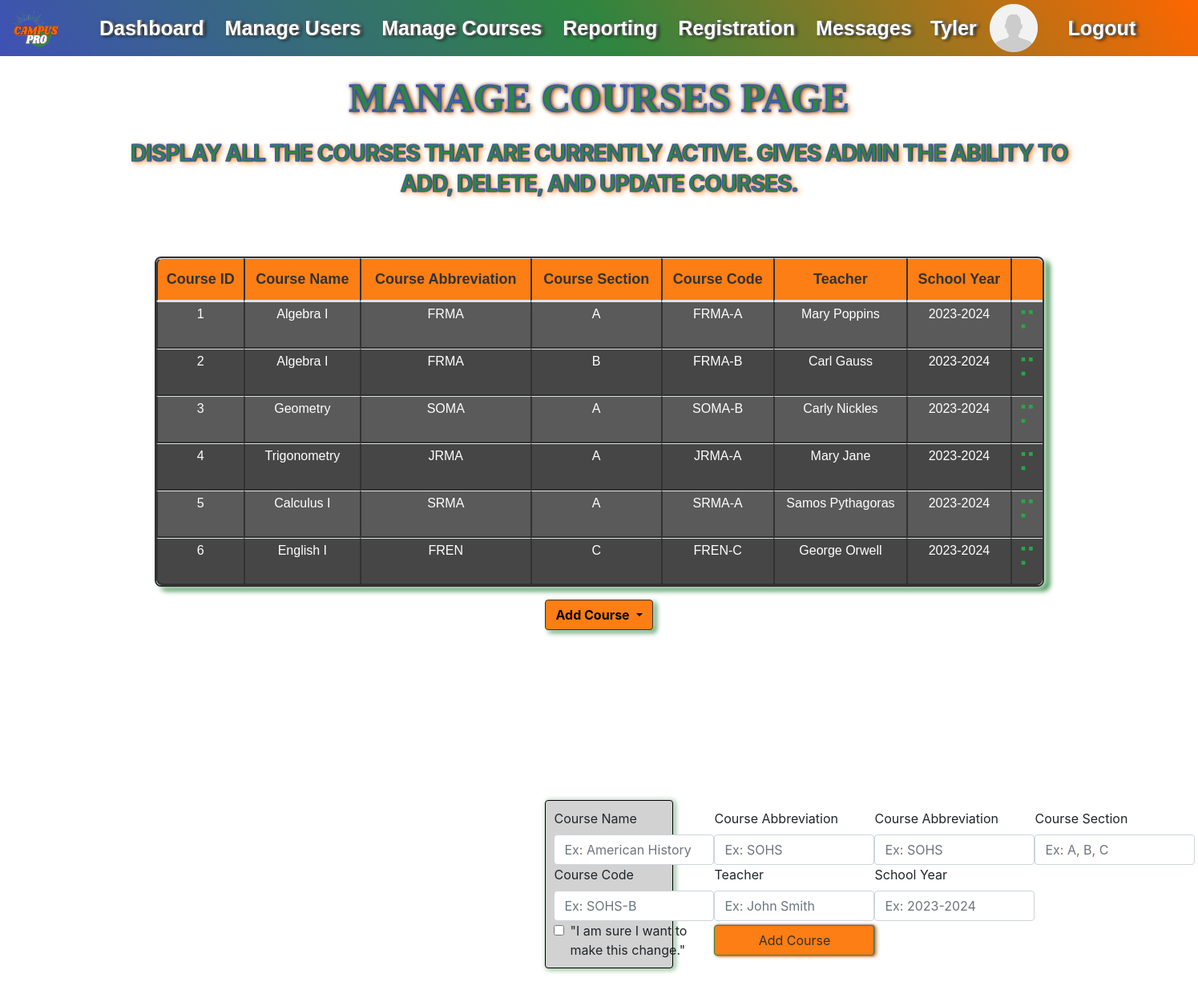
/admin/manage_courses (signed in), run on the app's committed database.
### website/models.py (models this page shows)
class User(db.Model, UserMixin):
    id = db.Column(db.Integer, primary_key=True)
    first_name = db.Column(db.String(50), nullable=False)
    last_name = db.Column(db.String(50), nullable=False)
    address = db.Column(db.String(100), nullable=False)
    city = db.Column(db.String(50), nullable=False)
    zip_code = db.Column(db.Integer, nullable=False)
    state = db.Column(db.String(50))
    email = db.Column(db.String(100), nullable=False, unique=True)
    phone_number = db.Column(db.String(15), nullable=False, unique=True)
    password = db.Column(db.String(20), nullable=False)
    permissions = db.Column(db.Integer, None)
    teacher_section = db.relationship('Course', backref='section_teacher')
    current_courses = db.relationship('Course', secondary=user_course, backref='enrolled_students')  # When a class is added, this field will store the Courses.id

class Course(db.Model):
   id = db.Column(db.Integer, primary_key=True)
   course_name = db.Column(db.String(50))
   course_abbr = db.Column(db.String(10))
   section = db.Column(db.String)                          # SUFFIX TO BE JOINED WITH COURSE_ABBR (A, B, C)
   course_code = db.Column(db.String(20), unique=True)     # Unique value in an f-string -- "course_abbr-section"
   teacher = db.Column(db.String(50))
   year = db.Column(db.String(20)) # EX. 2023-2024 SINCE SCHOOL YEAR GOES FROM AUGUST-MAY
   total_grade = db.Column(db.String(5), nullable=True)    # Will need some logic to calculate(get values for each User.Assignments.grade / number of assignmnets)
   teacher_id = db.Column('teacher_id', db.Integer, db.ForeignKey('user.id'))
   assignments = db.relationship('Assignment', backref='course') #Creates the invisible "course" column in the Assignment table

### website/views.py (the view)
@views.route('/admin/manage_courses')
@login_required
def admin_manage_courses():
    courses = Course.query.all()
    return render_template("admin_manage_courses.html", current_user=current_user, courses=courses)

### website/templates/admin_manage_courses.html (shortened to what this page needs)
{% extends "_template_base.html" %}{% block title %}Manage Users{% endblock %}
{% block content %}
<h2 class="page-title">Manage Courses Page</h2>
<p class="h4 page-subtitle">
  Display all the courses that are currently active. Gives admin the ability to add, delete, and update courses.
</p>
<div class="container mx-auto">
  <div class="d-flex justify-content-center">
    <table id="data-table" class="table table-sm">
      <thead>
        <tr>
          <th scope="col">Course ID</th>
          <th scope="col">Course Name</th>
          <th scope="col">Course Abbreviation</th>
          <th scope="col">Course Section</th>
          <th scope="col">Course Code</th>
          <th scope="col">Teacher</th>
          <th scope="col">School Year</th>
          <th scope="col"></th>
        </tr>
      </thead>
      <tbody>
          {% for course in courses %}
          <tr>
            <td><h6>{{course.id}}</h6></td>
            <td><h6>{{course.course_name}}</h6></td>
            <td><h6>{{course.course_abbr}}</h6></td>
            <td><h6>{{course.section}}</h6></td>
            <td><h6>{{course.course_code}}</h6></td>
            <td><h6>{{course.teacher}}</h6></td>
            <td><h6>{{course.year}}</h6></td>
            <td class="text-success">
              <a href="/admin/dash" class="text-success"><span aria-hidden="true"><h2>&#10253;</h2></span></a>
            </td>
          </tr>
          {% endfor %}
      </tbody>
    </table>
  </div>
</div>
<div class="btn-group dropdown px=4 bottom-space d-flex justify-content-center">
  <button
    class="btn dropdown-toggle dropdown-button"
    style="background-color: #fd7e14;"
    type="button"
    id="dropdownMenuButton"
    data-toggle="dropdown"
    aria-haspopup="true"
    aria-expanded="false">
    Add Course
  </button>
  <br>
  <div class="conainer3 dropdown-menu add-course-form" aria-labelledby="dropdownMenuButton">
    <div>
      <label for="course_name" class="form-label">Course Name</label>
      <input type="text" class="form-control" id="course_name" name="course_name" placeholder="Ex: American History">
    </div>
    <div>
      <label for="course_abbr" class="form-label">Course Abbreviation</label>
      <input type="text" class="form-control" id="course_abbr" name="course_abbr" placeholder="Ex: SOHS">
    </div>
    <div>
      <label for="course_abbr" class="form-label">Course Abbreviation</label>
      <input type="text" class="form-control" id="course_abbr" name="course_abbr" placeholder="Ex: SOHS">
    </div>
    <div>
      <label for="section" class="form-label">Course Section</label>
      <input type="text" class="form-control" id="section" name="section" placeholder="Ex: A, B, C">
    </div>
    <div>
      <label for="course_code" class="form-label">Course Code</label>
      <input type="text" class="form-control" id="course_code" name="course_code" placeholder="Ex: SOHS-B">
    </div>
    <div>
      <label for="teacher" class="form-label">Teacher</label>
      <input type="text" class="form-control" id="teacher" name="teacher" placeholder="Ex: John Smith">
    </div>
    <div>
      <label for="year" class="form-label">School Year</label>
      <input type="text" class="form-control" id="year" name="year" placeholder="Ex: 2023-2024">
    </div>
    <div>
    </div>
    <div>
      <div class="form-check">
        <input type="checkbox" class="form-check-input" id="dropdownCheck">
        <label class="form-check-label" for="dropdownCheck">
          "I am sure I want to make this change."
        </label>
      </div>
    </div>
    <button type="submit" class="btn add-button">Add Course</button>
    <br>
  </div>
</div>
<br>
<div class="container bottom-space"></div>
{% endblock %}

### website/templates/_template_base.html (shortened to what this page needs)
<!DOCTYPE html>
<html>
  <head>
    <link
      rel="stylesheet"
      href="https://stackpath.bootstrapcdn.com/bootstrap/4.4.1/css/bootstrap.min.css"
    />
    <link
      rel="stylesheet"
      href="https://stackpath.bootstrapcdn.com/font-awesome/4.7.0/css/font-awesome.min.css"
    />
    <link rel="stylesheet" type="text/css" href="{{ url_for('static', filename='css/styles.css') }}">
  </head>
  <body>
    <div id="grad">
      <nav class="navbar navbar-expand-lg">
        {% if current_user.is_authenticated %}
          <a class="navbar-brand" href="/">
            <img class="navbar-logo" src="{{ url_for('static', filename='assets/CampusProLogo.png') }}" alt="Navbar Logo">
          </a>
        {% else %}
          <a class="navbar-brand" href="/">
            <img class="navbar-logo" src="{{ url_for('static', filename='assets/CampusProLogo.png') }}" alt="Navbar Logo">
            <img class="header-logo" src="{{ url_for('static', filename='assets/header.png') }}" alt="Header Logo">
          </a>
        {% endif %}
          <div class="container1">
        <div class="collapse navbar-collapse" id="navbar">
            {% if current_user.is_authenticated %}
              {% if current_user.permissions == 0 %}
                <ul class="navbar-nav ml-auto" style="list-style-type: none;">
                  <li class="nav-item active">
                    <a class="nav-link" href="/admin/dash" style="color: #ffffff;">Dashboard <span class="sr-only">(current)</span></a>
                  </li>
                  <li class="nav-item">
                    <a class="nav-link" href="/admin/manage_users" style="color: #ffffff;">Manage Users</a>
                  </li>
                  <li class="nav-item">
                    <a class="nav-link" href="/admin/manage_courses" style="color: #ffffff;">Manage Courses</a>
                  </li>
                  <li class="nav-item">
                    <a class="nav-link" href="#" style="color: #ffffff;">Reporting</a>
                  </li>
                  <li class="nav-item">
                    <a class="nav-link" href="#" style="color: #ffffff;">Registration</a>
                  </li>
                  <li class="nav-item">
                    <a class="nav-link" href="#" style="color: #ffffff;">Messages</a>
                  </li>
                </ul>
                <div class="container2" style="display: flex; justify-content: flex-end;">
                  <ul class="navbar-nav ml-auto" style="list-style-type: none;">
                    <li style="margin-left: 15px; margin-right: 0%;">
                      <a class="navbar navbar-brand" href="/user-profile/" style="color: #ffffff;">{{current_user.first_name}}</a>
                    </li>
                    <li style="margin-left: 0%;">
                      <img class="profile-pic" href="/user-profile/"
                        src="{{ url_for('static', filename='assets/gen_profile_pic.png') }}"
                        alt="Profile Picture">
                    </li>
                    <li class="nav-item">
                      <a class="nav-link" href="/logout" style="color: #ffffff; margin-left: 20px;">Logout</a>
                    </li>
                  </ul>
                </div>
              {% endif %}
            {% endif %}
        </div>
      </div>
    </nav>
  </div>
    <div class="container-template">{% block content %} {% endblock %}</div>
  </body>
</html>

### website/static/css/styles.css (style rules this page uses)
#grad { background-image: linear-gradient(55deg, #3F51B5, #2E8540, #FF6600); }
.navbar { width: 100%; font-family: "Montserrat", "Arial", sans-serif; font-size: 25px; line-height: 35px; font-weight: bold; text-shadow: 3px 1px 4px #000, 2px 0 2px #fff; white-space: nowrap; padding: 0; }
.container1 { width: 100%; margin: 0%; padding: 0%; justify-items: left; }
.container2 { width: 100%; margin-right: 40px; padding-right: 20px; justify-items: right; }
.container-template { width: 80%; margin: auto; justify-items: center; }
.navbar-brand { display: flex; align-items: center; }
.profile-pic { width: 60px; height: 60px; padding: 0; margin-left: 0px; }
.navbar-logo { width: 70px; height: 60px; padding: 0; margin-right: 10px; margin-left: 10px; }
a.nav-link { padding: 0px; }
.navbar-nav { align-items: center; }
.nav-item { margin-left: 10px; }
body { padding-bottom: 50px; }
.form-control { width: 200px; }
.btn { align-items: center; margin-bottom: 5px; border: 1px solid #323232; box-shadow:1px 0 3px #323232, 2px 0 2px #fff, 3px 1px 4px #fd7e14; color: #323232; }
.add-course-form { width: 100%; display: grid; grid-template-columns: auto auto auto auto; background-color: #d2d2d2; border:1px solid #000; box-shadow: 1px 0px 6px #fff,2px 1px 6px #2E8540; padding: 10px 10px 10px 10px; margin-bottom: -100px; }
.add-course-form > div { text-align: left; }
.dropdown-button { margin-bottom: 10px; color: #000; font-weight: bold; box-shadow: 1px 0px 6px #fff, 4px 3px 6px #2E8540; }
.add-button { background-color: #fd7e14; border:1px solid #2E8540; margin-top: 5px; margin-bottom: 5px; }
.bottom-space { padding-bottom: 200px; }
#data-table { font-family: Arial, Helvetica, sans-serif; font-size: 18px; text-align: center; border-collapse: separate; border: 2px solid #323232; border-radius: 8px; border-spacing: 0px; width: 100%; box-shadow: 2px 1px 6px #fff, 7px 5px 6px #2E8540; }
#data-table tr:nth-child(even) { background-color: #464646; color: #fff; }
#data-table tr:nth-child(odd) { background-color: #5a5a5a; color: #fff; }
#data-table th { padding-top: 12px; padding-bottom: 12px; background-color: #fd7e14; color: #323232; }
thead { vertical-align: middle; border-collapse: collapse; border-color: #323232; }
tr { vertical-align: inherit; border-color: #323232; }
th, td { padding: 5px 4px 6px 4px; text-align: center; vertical-align: middle; border-left: 2px solid #323232; }
td { border-bottom: 2px solid #323232; border-top: 2px solid #323232; }
thead:first-child tr:first-child th:first-child { border-radius: 8px 0 0 0; }
thead:first-child tr:first-child th:last-child { border-radius: 0 8px 0 0 ; }
tbody:last-child tr:last-child td:first-child { border-radius: 0 0 0 8px; }
tbody:last-child tr:last-child td:last-child { border-radius: 0 0 8px 0; }
.page-title { font-size: 50px; color: #2E8540; font-family: cursive; font-weight: bold; margin: 10px 0px 20px; text-transform: uppercase; text-shadow: 0 0 5px #000, 3px 2px 6px #fd7e14; margin: 22px 0px 20px; text-align: center; line-height: 60px; -webkit-text-stroke: 1.5px #3F51B5; }
.page-subtitle { font-size: 28px; letter-spacing: -1px; color: #2E8540; font-weight: bold; text-transform: uppercase; text-shadow: 1px 0 2px #000, 3px 2px 6px #fd7e14; margin: 15px 0px 15px; text-align: center; line-height: 38px; -webkit-text-stroke: 1px #3F51B5; }

### data on the page
User: first_name "Tyler"
Course: id "1", course_name "Algebra I", course_abbr "FRMA", section "A", course_code "FRMA-A", teacher "Mary Poppins", year "2023-2024"
Course: id "2", course_name "Algebra I", course_abbr "FRMA", section "B", course_code "FRMA-B", teacher "Carl Gauss", year "2023-2024"
Course: id "3", course_name "Geometry", course_abbr "SOMA", section "A", course_code "SOMA-B", teacher "Carly Nickles", year "2023-2024"
Course: id "4", course_name "Trigonometry", course_abbr "JRMA", section "A", course_code "JRMA-A", teacher "Mary Jane", year "2023-2024"
Course: id "5", course_name "Calculus I", course_abbr "SRMA", section "A", course_code "SRMA-A", teacher "Samos Pythagoras", year "2023-2024"
Course: id "6", course_name "English I", course_abbr "FREN", section "C", course_code "FREN-C", teacher "George Orwell", year "2023-2024"
